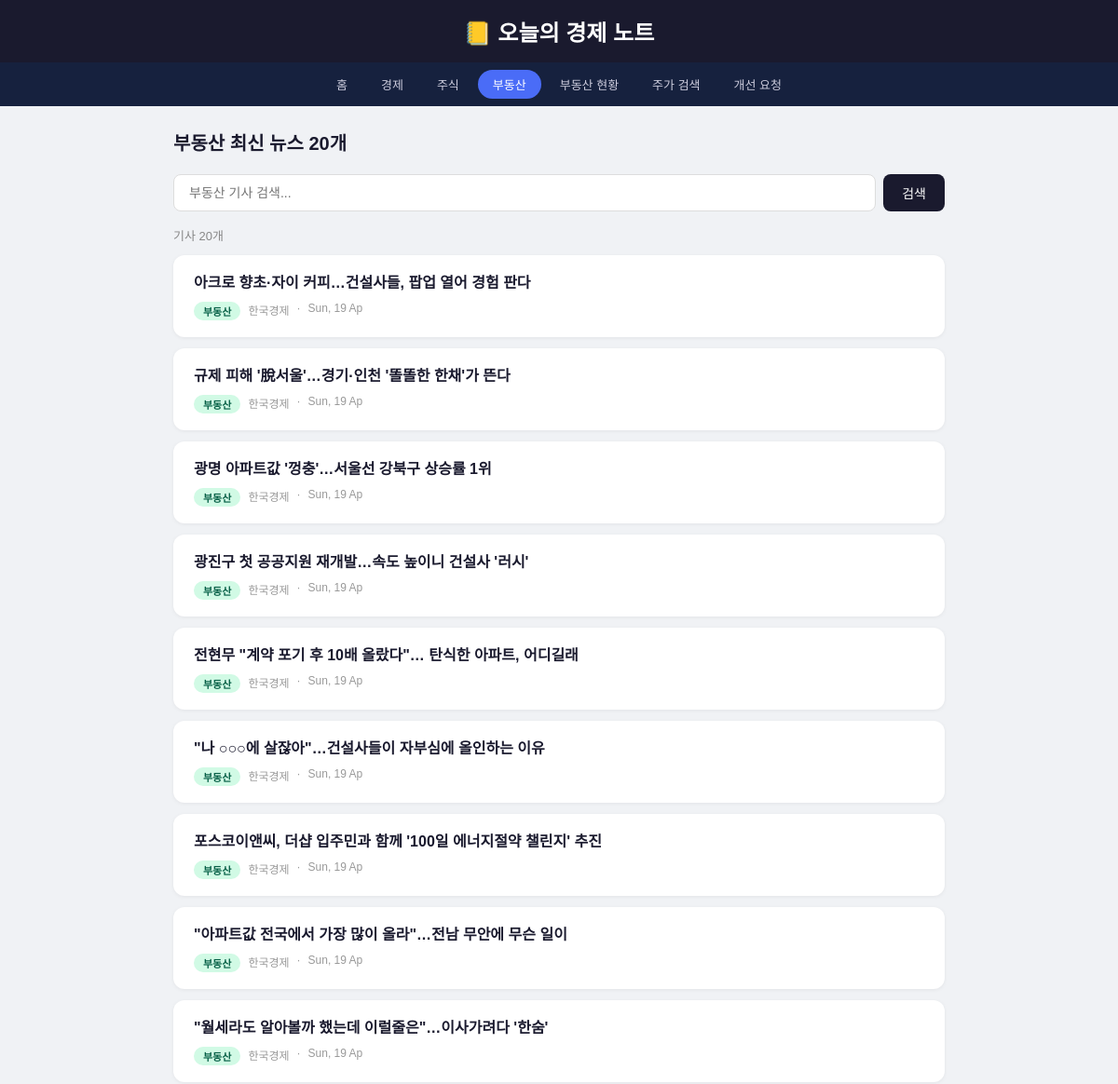
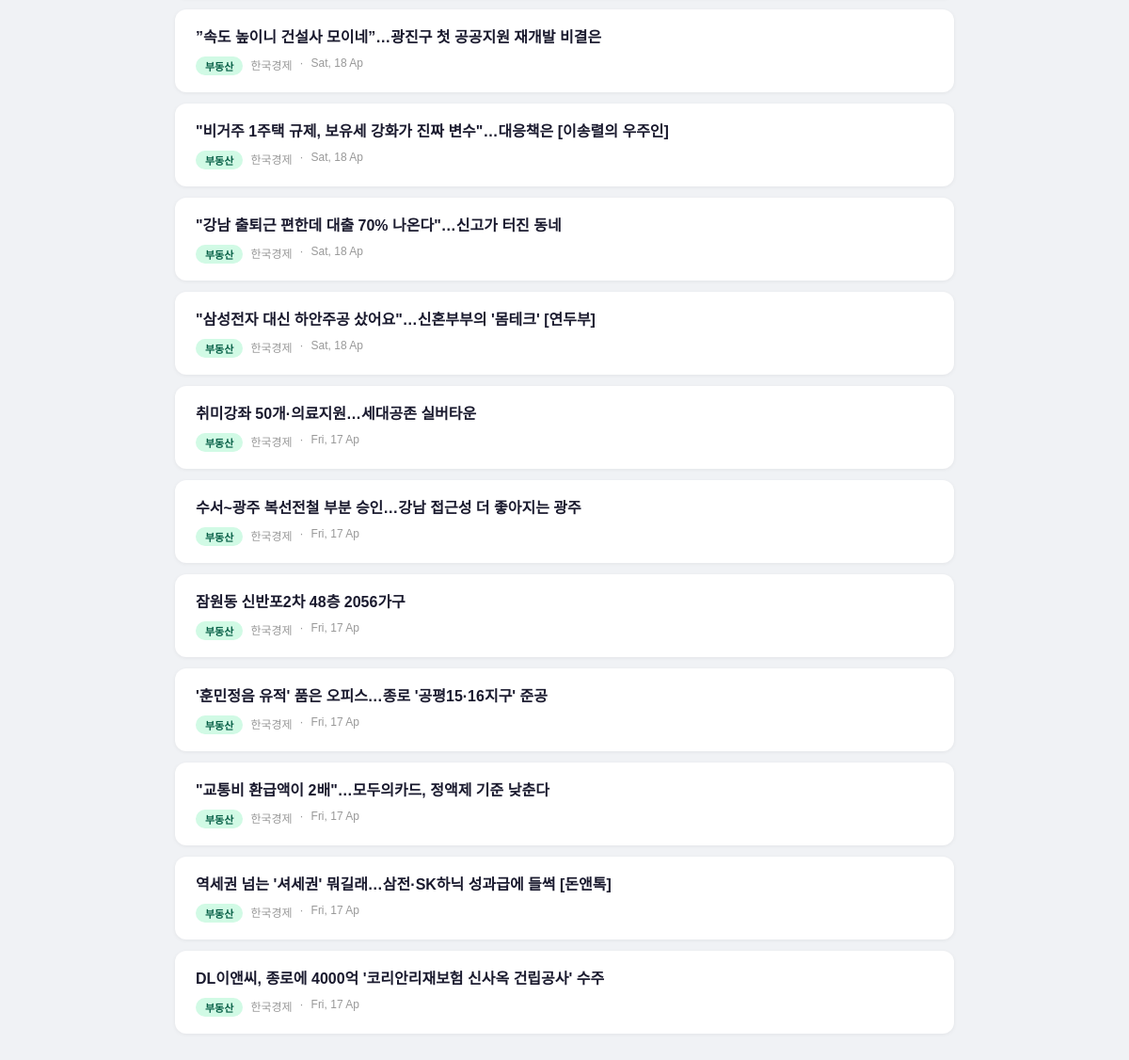
The app's page /news/부동산 with its own data (2 pictures, top to bottom).
### tables this page shows
CREATE TABLE articles (
            id       INTEGER PRIMARY KEY AUTOINCREMENT,
            title    TEXT NOT NULL,
            link     TEXT,
            source   TEXT,
            category TEXT,
            date     TEXT
        );

### app.py (the view)
@app.route("/news/<category>")
def news_category(category):
    articles = get_articles(category)
    return render_template("news.html", articles=articles, category=category)

### app.py (called while the page is built, shortened)
def get_articles(category=None):
    conn = sqlite3.connect(DB)
    c = conn.cursor()
    if category:
        c.execute("""
            SELECT id, title, link, source, category, date
            FROM articles WHERE category=?
            ORDER BY date DESC LIMIT 20
        """, (category,))
    rows = c.fetchall()
    conn.close()
    return [{"id": r[0], "title": r[1], "link": r[2], "source": r[3], "category": r[4], "date": r[5]} for r in rows]

### templates/news.html (shortened to what this page needs)
<!DOCTYPE html>
<html lang="ko">
<head>
</head>
<body>
<header><h1>📒 오늘의 경제 노트</h1></header>
<nav>
  <a href="/">홈</a>
  <a href="/news/경제" class="{{ 'active' if category == '경제' }}">경제</a>
  <a href="/news/주식" class="{{ 'active' if category == '주식' }}">주식</a>
  <a href="/news/부동산" class="{{ 'active' if category == '부동산' }}">부동산</a>
  <a href="/realestate">부동산 현황</a>
  <a href="/stock">주가 검색</a>
  <a href="/feedback">개선 요청</a>
</nav>
<div class="container">
  <h2>{{ category }} 최신 뉴스 20개</h2>
  <div class="search-bar">
    <input type="text" id="searchInput" placeholder="{{ category }} 기사 검색...">
    <button onclick="applyFilter()">검색</button>
  </div>
  <div class="result-count" id="resultCount"></div>
  <div id="articleList">
    {% for article in articles %}
    <div class="article-card">
      <h3><a href="{{ article['link'] }}" target="_blank" rel="noreferrer">{{ article['title'] }}</a></h3>
      <div class="meta">
        <span class="badge {{ article['category'] }}">{{ article['category'] }}</span>
        <span>{{ article['source'] }}</span>
        <span>·</span>
        <span>{{ article['date'] }}</span>
      </div>
    </div>
    {% endfor %}
  </div>
</div>
</body>
</html>

### templates/news.html (style rules this page uses)
* { box-sizing: border-box; margin: 0; padding: 0; }
body { font-family: 'Apple SD Gothic Neo', sans-serif; background: #f0f2f5; color: #1a1a2e; }
header { background: #1a1a2e; color: white; padding: 16px 0; text-align: center; }
header h1 { font-size: 24px; font-weight: 700; }
nav { background: #16213e; display: flex; justify-content: center; gap: 4px; padding: 8px; flex-wrap: wrap; }
nav a { color: #ccd; text-decoration: none; padding: 6px 16px; border-radius: 20px; font-size: 13px; transition: all 0.2s; }
nav a:hover, nav a.active { background: #4a6cf7; color: white; }
.container { max-width: 860px; margin: 0 auto; padding: 24px 16px 40px; }
h2 { font-size: 20px; margin-bottom: 20px; color: #1a1a2e; }
.search-bar { display: flex; margin-bottom: 16px; gap: 8px; }
.search-bar input { flex: 1; padding: 10px 16px; border-radius: 8px; border: 1.5px solid #ddd; font-size: 14px; font-family: inherit; outline: none; }
.search-bar button { padding: 10px 20px; background: #1a1a2e; color: white; border: none; border-radius: 8px; font-size: 14px; cursor: pointer; }
.result-count { font-size: 13px; color: #888; margin-bottom: 12px; }
.article-card { background: white; border-radius: 12px; padding: 18px 22px; margin-bottom: 12px; box-shadow: 0 1px 4px rgba(0,0,0,0.06); transition: transform 0.15s; }
.article-card h3 { font-size: 16px; margin-bottom: 8px; line-height: 1.5; }
.article-card h3 a { color: #1a1a2e; text-decoration: none; }
.meta { font-size: 12px; color: #999; display: flex; gap: 8px; }
.badge { display: inline-block; padding: 2px 10px; border-radius: 20px; font-size: 11px; font-weight: 600; }
.badge.부동산 { background: #d1fae5; color: #065f46; }

### records on screen
articles: title "아크로 향초·자이 커피…건설사들, 팝업 열어 경험 판다", category "부동산", source "한국경제", date "Sun, 19 Ap"
articles: title "규제 피해 '脫서울'…경기·인천 '똘똘한 한채'가 뜬다", category "부동산", source "한국경제", date "Sun, 19 Ap"
articles: title "광명 아파트값 '껑충'…서울선 강북구 상승률 1위", category "부동산", source "한국경제", date "Sun, 19 Ap"
articles: title "광진구 첫 공공지원 재개발…속도 높이니 건설사 '러시'", category "부동산", source "한국경제", date "Sun, 19 Ap"
articles: title "전현무 \"계약 포기 후 10배 올랐다\"… 탄식한 아파트, 어디길래", category "부동산", source "한국경제", date "Sun, 19 Ap"
articles: title "\"나 ○○○에 살잖아\"…건설사들이 자부심에 올인하는 이유", category "부동산", source "한국경제", date "Sun, 19 Ap"
articles: title "포스코이앤씨, 더샵 입주민과 함께 '100일 에너지절약 챌린지' 추진", category "부동산", source "한국경제", date "Sun, 19 Ap"
articles: title "\"아파트값 전국에서 가장 많이 올라\"…전남 무안에 무슨 일이", category "부동산", source "한국경제", date "Sun, 19 Ap"
articles: title "\"월세라도 알아볼까 했는데 이럴줄은\"…이사가려다 '한숨'", category "부동산", source "한국경제", date "Sun, 19 Ap"
articles: title "”속도 높이니 건설사 모이네”…광진구 첫 공공지원 재개발 비결은", category "부동산", source "한국경제", date "Sat, 18 Ap"
articles: title "\"비거주 1주택 규제, 보유세 강화가 진짜 변수\"…대응책은 [이송렬의 우주인]", category "부동산", source "한국경제", date "Sat, 18 Ap"
articles: title "\"강남 출퇴근 편한데 대출 70% 나온다\"…신고가 터진 동네", category "부동산", source "한국경제", date "Sat, 18 Ap"
articles: title "\"삼성전자 대신 하안주공 샀어요\"…신혼부부의 '몸테크' [연두부]", category "부동산", source "한국경제", date "Sat, 18 Ap"
articles: title "취미강좌 50개·의료지원…세대공존 실버타운", category "부동산", source "한국경제", date "Fri, 17 Ap"
articles: title "수서~광주 복선전철 부분 승인…강남 접근성 더 좋아지는 광주", category "부동산", source "한국경제", date "Fri, 17 Ap"
articles: title "잠원동 신반포2차 48층 2056가구", category "부동산", source "한국경제", date "Fri, 17 Ap"
articles: title "'훈민정음 유적' 품은 오피스…종로 '공평15·16지구' 준공", category "부동산", source "한국경제", date "Fri, 17 Ap"
articles: title "\"교통비 환급액이 2배\"…모두의카드, 정액제 기준 낮춘다", category "부동산", source "한국경제", date "Fri, 17 Ap"
articles: title "역세권 넘는 '셔세권' 뭐길래…삼전·SK하닉 성과급에 들썩 [돈앤톡]", category "부동산", source "한국경제", date "Fri, 17 Ap"
articles: title "DL이앤씨, 종로에 4000억 '코리안리재보험 신사옥 건립공사' 수주", category "부동산", source "한국경제", date "Fri, 17 Ap"

### other values on screen
{{ category }} "부동산"
